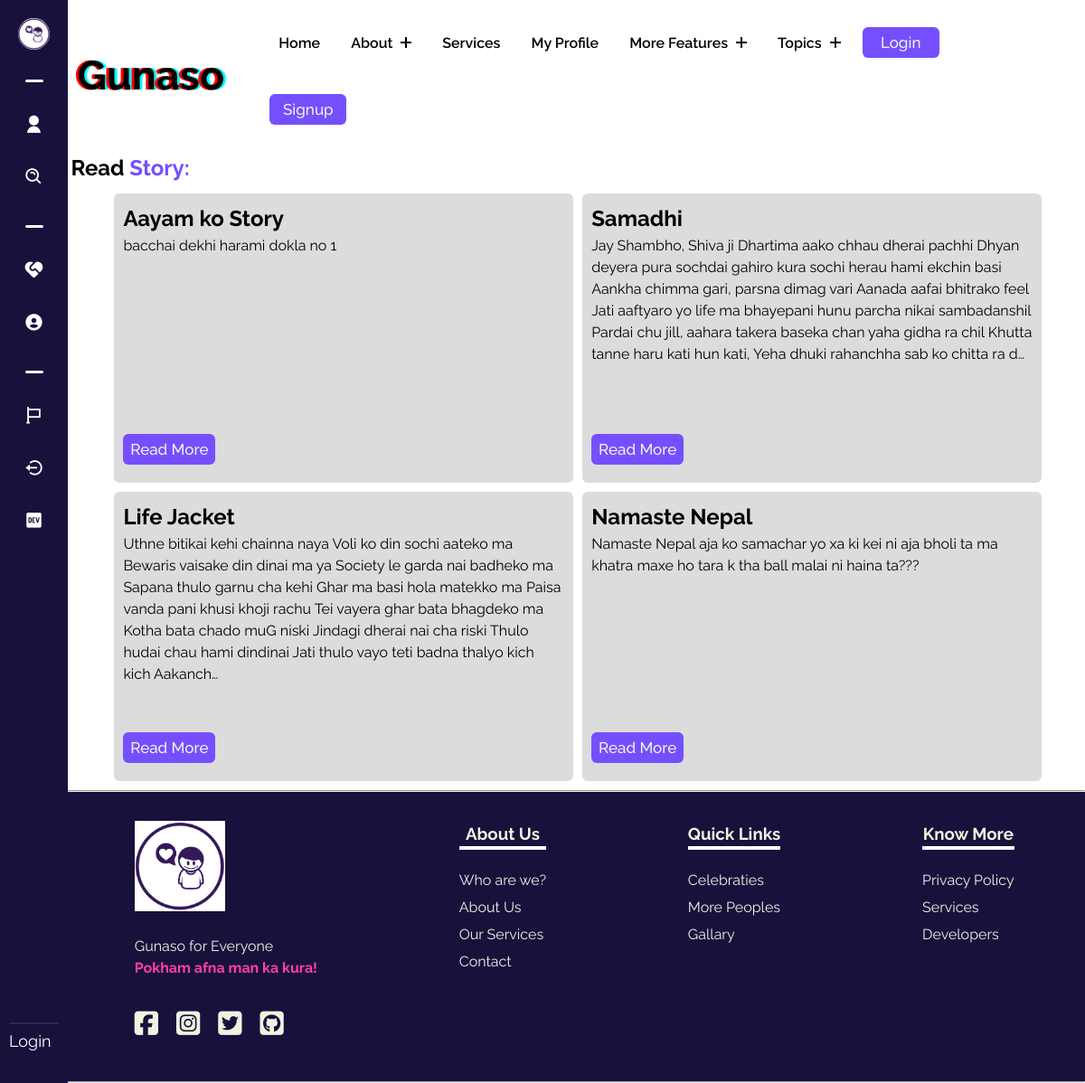
The page /read-story/ on the database its author committed.
### gunasoApp/models.py (models this page shows, shortened)
class Story(models.Model):
    sno = models.AutoField(primary_key=True)
    user = models.ForeignKey(User, on_delete=models.CASCADE)
    slug = models.SlugField(max_length=255, unique=True, blank=True)
    storySubject = models.CharField(max_length = 255, blank=True)
    storyType = models.CharField(max_length = 50, blank=True)
    storyContent = models.TextField(blank=True)

### gunasoApp/views.py (the view)
# urls.py: path('read-story/',views.readstory, name='readstory'),
def readstory(request):
    stories = Story.objects.all()[::-1]
    context = {"stories":stories}
    return render(request, 'readstory.html', context)

### templates/readstory.html (shortened to what this page needs)
{% extends 'base.html' %}
{% load static %}
    {% block base_style%}
    {{ block.super }}
    <link rel="stylesheet" href="{% static 'styles/readstory.css' %}">
    {% endblock base_style%}
    {% block content %}
    <div class="readstorymain">
        <h2>Read <span>Story:</span></h2>
        <div class="flexcontain">
            {% for item in stories %}
            <div class="storycard">
                <h2>{{item.storySubject}}</h2>
                <p>
                    {{item.storyContent|truncatechars:400}}
                </p>
                <div class="forbtn">
                    <a href="/read-story/{{item.slug}}">
                        <button class="copybtn">
                            Read More
                        </button>
                    </a>
                </div>
            </div>
            {% endfor %}
        </div>
    </div>
    {% endblock %}

### static/styles/base.css (style rules this page uses)
:root { --dark: #754ffe; --darkgreen: #379683; --bcolor: #5CDB95; --cooltexr: #4a4b65; --backupgreen: #8EE4AF; --para: #EDF5E1; --mainheading: #FFF; --hotish: #FF3FA4; --skyblue: #525FE1; --footer: #18113c; }
body { line-height: 1.5; font-family: "Raleway", sans-serif; font-weight: 400; background-color: var(--mainheading); }
* { margin: 0; padding: 0; box-sizing: border-box; }
button { cursor: pointer; background-color: #754ffe; font-family: inherit; display: inline-block; width: 5em; height: 2em; line-height: 1.9em; margin: 20px; position: relative; overflow: hidden; border: 2px solid var(--color); transition: color .5s; font-size: 17px; border-radius: 6px; font-weight: 500; color: var(--para); }
button:before { content: ""; position: absolute; z-index: -1; background: var(--skyblue); height: 150px; width: 200px; border-radius: 50%; }
button:before { top: 100%; left: 100%; transition: all .7s; }

### static/styles/readstory.css (style rules this page uses)
* { margin: 0; padding: 0; box-sizing: border-box; scroll-behavior: smooth }
:root { --dark: #754ffe; --darkgreen: #379683; --bcolor: #5CDB95; --cooltexr: #4a4b65; --backupgreen: #8EE4AF; --para: #EDF5E1; --mainheading: #FFF; --hotish: #FF3FA4; --skyblue: #525FE1; --footer: #18113c; }
.copybtn { cursor: pointer; background-color: var(--dark); font-family: inherit; display: inline-block; width: 6em; height: 2em; line-height: 1.9em; margin: 20px 0 10px 0; position: relative; overflow: hidden; border: 2px solid var(--color); transition: color .5s; z-index: 1; font-size: 17px; border-radius: 6px; font-weight: 500; color: var(--para); }
.copybtn:before { content: ""; position: absolute; z-index: -1; background: var(--skyblue); height: 150px; width: 200px; border-radius: 50%; }
.copybtn:before { top: 100%; left: 100%; transition: all .7s; }
.readstorymain { margin-left: 4.9rem; }
.readstorymain span { color: var(--dark); }
.flexcontain { display: grid; gap: 10px; grid-template-columns: repeat(2, 1fr); padding: 10px 3rem; }
.storycard { display: flex; flex-direction: column; justify-content: space-between; padding: 10px; border-radius: 6px; height: 40vh; background-color: gainsboro; }
.forbtn { margin-top: auto; }

### rows shown on the page
Story: storySubject "Aayam ko Story", storyContent "bacchai dekhi harami dokla no 1"
Story: storySubject "Samadhi", storyContent "Jay Shambho, Shiva ji Dhartima aako chhau dherai pachhi Dhyan deyera pura sochdai gahiro kura sochi herau hami ekchin basi Aankha chimma gari, parsna dimag vari Aanada aafai bhitrako feel Jati aaftyaro yo life ma bhayepani hunu parcha nikai sambadanshil Pardai chu jill, aahara takera baseka chan yaha gidha ra chil Khutta tanne haru kati hun kati, Yeha dhuki rahanchha sab ko chitta ra d…"
Story: storySubject "Life Jacket", storyContent "Uthne bitikai kehi chainna naya Voli ko din sochi aateko ma Bewaris vaisake din dinai ma ya Society le garda nai badheko ma Sapana thulo garnu cha kehi Ghar ma basi hola matekko ma Paisa vanda pani khusi khoji rachu Tei vayera ghar bata bhagdeko ma Kotha bata chado muG niski Jindagi dherai nai cha riski Thulo hudai chau hami dindinai Jati thulo vayo teti badna thalyo kich kich Aakanch…"
Story: storySubject "Namaste Nepal", storyContent "Namaste Nepal aja ko samachar yo xa ki kei ni aja bholi ta ma khatra maxe ho tara k tha ball malai ni haina ta???"
